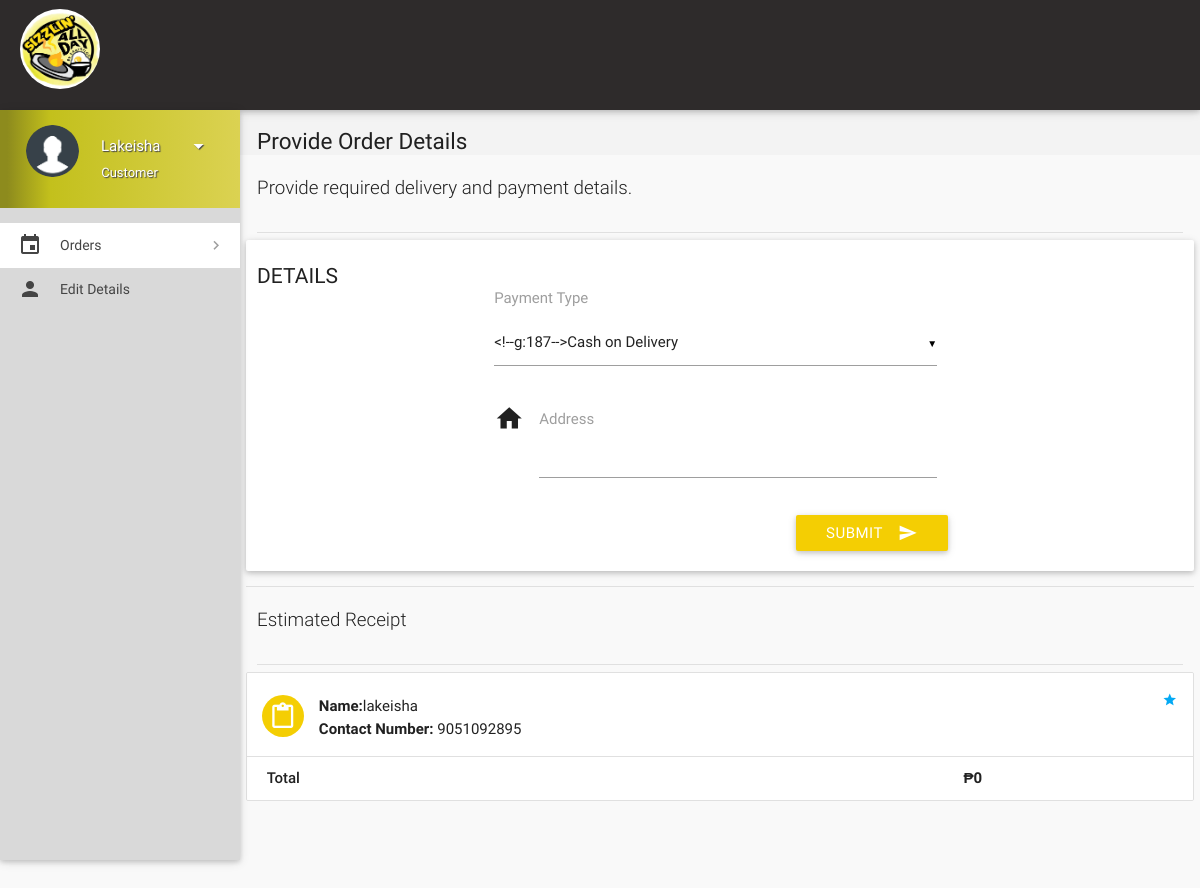
/Website/place-order.php (signed in), run on the app's committed database.
### tables this page shows
CREATE TABLE `users` (
  `id` int(11) NOT NULL,
  `role` varchar(15) NOT NULL DEFAULT 'Customer',
  `name` varchar(15) NOT NULL,
  `username` varchar(10) NOT NULL,
  `password` text NOT NULL,
  `email` varchar(35) DEFAULT NULL,
  `address` varchar(300) DEFAULT NULL,
  `contact` bigint(11) NOT NULL,
  `verified` tinyint(1) NOT NULL DEFAULT 0,
  `deleted` tinyint(4) NOT NULL DEFAULT 0
);

### Website/includes/wallet.php (called while the page is built, shortened)
<?php
$user_id=$_SESSION['user_id'];
?>

### Website/includes/connect.php (called while the page is built, shortened)
<?php
if(isset($_SESSION['role']))
$role = $_SESSION['role'];
?>

### Website/place-order.php (the view, shortened to what this page needs)
<?php
include 'includes/connect.php';
include 'includes/wallet.php';
$total = 0;
	if($_SESSION['customer_sid']==session_id())
	{
$result = mysqli_query($con, "SELECT * FROM users where id = $user_id");
while($row = mysqli_fetch_array($result)){
$name = $row['name'];
$address = $row['address'];
$contact = $row['contact'];
}
		?>
<!DOCTYPE html>
<html lang="en">
<head>
  <link href="css/materialize.min.css" type="text/css" rel="stylesheet" media="screen,projection">
  <link href="css/style.min.css" type="text/css" rel="stylesheet" media="screen,projection">
  <link href="css/custom/custom.min.css" type="text/css" rel="stylesheet" media="screen,projection">
  <link href="js/plugins/perfect-scrollbar/perfect-scrollbar.css" type="text/css" rel="stylesheet" media="screen,projection">
</head>
<body>
  <header id="header" class="page-topbar">
        <div class="navbar-fixed">
            <nav class="navbar-color">
                <div class="nav-wrapper">
                    <ul class="left">
                      <li><h1 class="logo-wrapper"><a href="index.php" class="brand-logo darken-1"><img src="img/logo.jpg"  alt="Logo" width="80px" height="80px"></a></h1></li>
                    </ul>
                </div>
            </nav>
        </div>
  </header>
  <div id="main">
    <div class="wrapper">
      <aside id="left-sidebar-nav">
        <ul id="slide-out" class="side-nav fixed leftside-navigation">
            <li class="user-details  light-blue darken-2">
            <div class="row">
                <div class="col col s4 m4 l4">
                    <img src="images/userav.png" alt="" class="circle responsive-img valign profile-image">
                </div>
                <div class="col col s8 m8 l8">
                    <a class="btn-flat dropdown-button waves-effect waves-light white-text profile-btn" href="#" data-activates="profile-dropdown"><?php echo $name;?> <i class="mdi-navigation-arrow-drop-down right"></i></a>
                    <p class="user-roal"><?php echo $role;?></p>
                </div>
            </div>
            </li>
                <li class="no-padding">
                    <ul class="collapsible collapsible-accordion">
                        <li class="bold"><a class="collapsible-header waves-effect waves-light-blue"><i class="mdi-editor-insert-invitation"></i> Orders</a>
                        </li>
                    </ul>
                </li>
            <li class="bold"><a href="details.php" class="waves-effect waves-light-blue"><i class="mdi-social-person"></i> Edit Details</a>
            </li>
        </ul>
        </aside>
      <section id="content">
        <div id="breadcrumbs-wrapper">
          <div class="container">
            <div class="row">
              <div class="col s12 m12 l12">
                <h5 class="breadcrumbs-title">Provide Order Details</h5>
              </div>
            </div>
          </div>
        </div>
				<div class="container">
          <p class="caption">Provide required delivery and payment details.</p>
          <div class="divider"></div>
            <div class="row">
              <div class="col s12 m4 l3">
                <h4 class="header">Details</h4>
              </div>
<div>
                <div class="card-panel">
                  <div class="row">
                    <form class="formValidate col s12 m12 l6" id="formValidate" method="post" action="confirm-order.php" novalidate="novalidate">
                      <div class="row">
                        <div class="input-field col s12">
							<label for="payment_type">Payment Type</label><br><br>
                        </div>
                      </div>
                      <div class="row">
                        <div class="input-field col s12">
                          <i class="mdi-action-home prefix"></i>
							<textarea name="address" id="address" class="materialize-textarea validate" data-error=".errorTxt1"><?php echo $address;?></textarea>
							<label for="address" class="">Address</label>
                        </div>
                      </div>
                      <div class="row">
                        <div class="row">
                          <div class="input-field col s12">
                            <button class="btn  light-blue waves-effect waves-light right" type="submit" name="action">Submit
                              <i class="mdi-content-send right"></i>
                            </button>
                          </div>
                        </div>
                      </div>
                    </form>
                  </div>
                </div>
              </div>
            <div class="divider"></div>
          </div>
      </div>
        <div class="container">
          <p class="caption">Estimated Receipt</p>
          <div class="divider"></div>
<div id="work-collections" class="seaction">
<div class="row">
<div>
<ul id="issues-collection" class="collection">
<?php
    echo '<li class="collection-item avatar">
        <i class="mdi-content-content-paste light-blue circle"></i>
        <p><strong>Name:</strong>'.$name.'</p>
		<p><strong>Contact Number:</strong> '.$contact.'</p>
        <a href="#" class="secondary-content"><i class="mdi-action-grade"></i></a>';
    echo '<li class="collection-item">
        <div class="row">
            <div class="col s7">
                <p class="collections-title"> Total</p>
            </div>
            <div class="col s2">
                <span>&nbsp;</span>
            </div>
            <div class="col s3">
                <span><strong>₱'.$total.'</strong></span>
            </div>
        </div>
    </li>';
?>
</ul>
                </div>
				</div>
                </div>
              </div>
            </div>
        </div>
</body>
</html>
<?php
	}
?>

### data on the page
users: name "Lakeisha", name "lakeisha", contact "9051092895"

### other printed values
$role "Customer"
$total "0"
